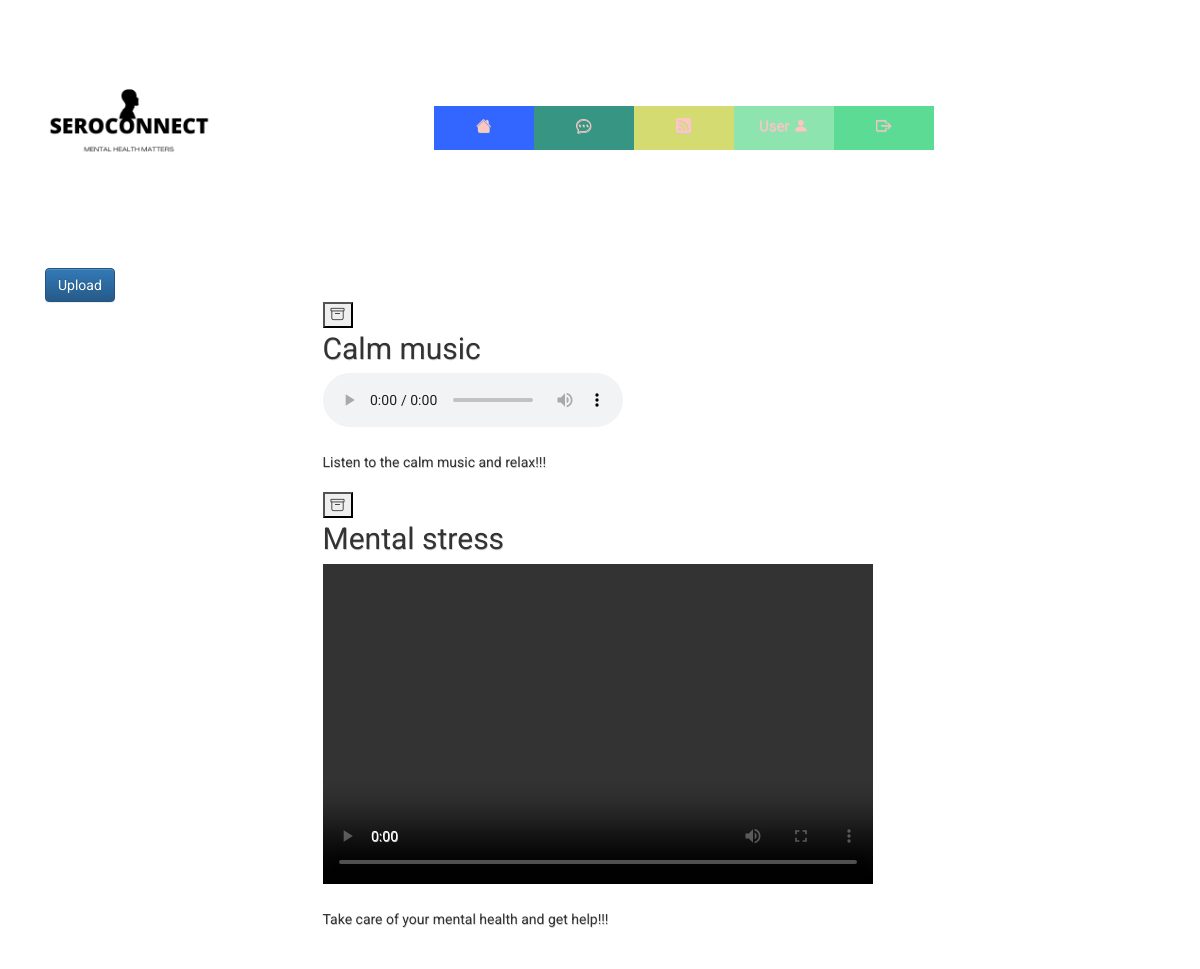
The app's page /podcast (signed in) with its own data.
### website/database/models.py (models this page shows)
class Video(db.Model):
    id=db.Column(db.Integer,primary_key=True)
    title = db.Column(db.String(100), nullable=False)
    content = db.Column(db.Text)
    video=db.Column(db.String(150))
    date=db.Column(db.DateTime(timezone=True), default=func.now())

### website/views.py (the view)
@views.route('/podcast',methods=['GET','POST'])
@login_required
@check_confirmed
def podcast():
    page=request.args.get('page',1,type=int)
    videos=Video.query.order_by(Video.date.desc()).paginate(page=page,per_page=4)
    if "hx_request"  in request.headers:
        return render_template("viewpodcast.html",user=current_user,videos=videos)
    return render_template('podcast.html',user=current_user,videos=videos)

### website/__init__.py (called while the page is built)
@login_manager.user_loader
def load_user(id):
    return User.query.get(int(id))

### website/templates/podcast.html (shortened to what this page needs)
{% extends "base.html" %} {% block title %}SeroConnect{% endblock %}{% block content%}
{%if current_user.Admin%}
<div>
<a href="{{url_for('views.uploadpodcast')}}" class="btn btn-primary"> Upload</a>
</div>
{%endif%}
    {% include 'viewpodcast.html' %}
{%endblock%}

### website/templates/viewpodcast.html (shortened to what this page needs)
{%for video in videos.items%}
{% if loop.last and videos.has_next %}
<div hx-get="{{url_for('views.podcast', page = videos.next_num)}}" hx-trigger="revealed" hx-swap="afterend">
    {% else %}
    <div>
      {%endif%}
      <section class="podcast offset-md-3">
        <div class="delete">
          {% if current_user.Admin%}
          <form action="{{ url_for('views.deletepodcast',videoid=video.id) }}"  method="POST">
            <button class='deletevideo' action="submit"><i class="bi bi-archive"></i></button>
          </form>
        </div>
        {%endif%}
        <div class="title">
            {{video.title}}
        </div>
        <div class="images">
          {%if video.video[-3:]=='mp4'%}
            <video width="550" height="320" controls>
                <source src="{{url_for('static',filename='videos/'+video.video)}}" >
            </video>
          {%elif video.video[-3:]=='mp3'%}
          <audio controls>
            <source src="{{url_for('static',filename='videos/'+video.video)}}" type="audio/mpeg">
          </audio>
          {%endif%}
        </div>
        <br>
        <div class="content">
            {{video.content}}
        </div>
        <br>
    </div>
{%endfor%}

### website/static/css/styles.css (style rules this page uses)
body { background-color: white; font-family: 'Roboto', sans-serif; text-shadow: .5px .5px 0#CCCCCC; padding-bottom:20px; }
div.title { font-family: 'Roboto', sans-serif; font-size: 30px; padding-bottom:3px; }
a { color: #024794; }
:root { --red: hsl(0, 78%, 62%); --cyan: hsl(180, 62%, 55%); --orange: hsl(34, 97%, 64%); --blue: hsl(212, 86%, 64%); --varyDarkBlue: hsl(234, 12%, 34%); --grayishBlue: hsl(229, 6%, 66%); --veryLightGray: hsl(0, 0%, 98%); --weight1: 200; --weight2: 400; --weight3: 600; }

### records on screen
Video: title "Calm music", content "Listen to the calm music and relax!!!"
Video: title "Mental stress", content "Take care of your mental health and get help!!!"
